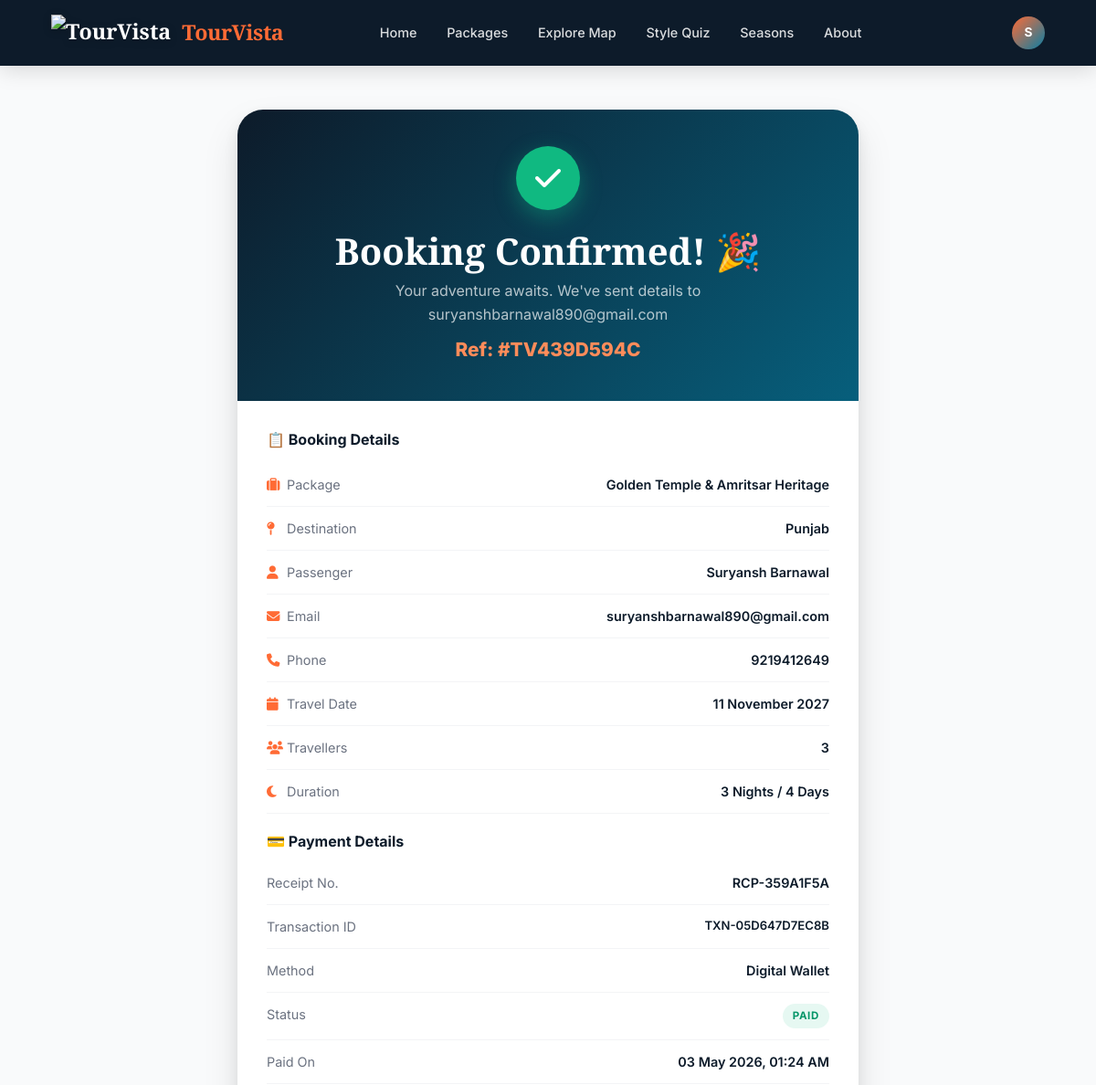
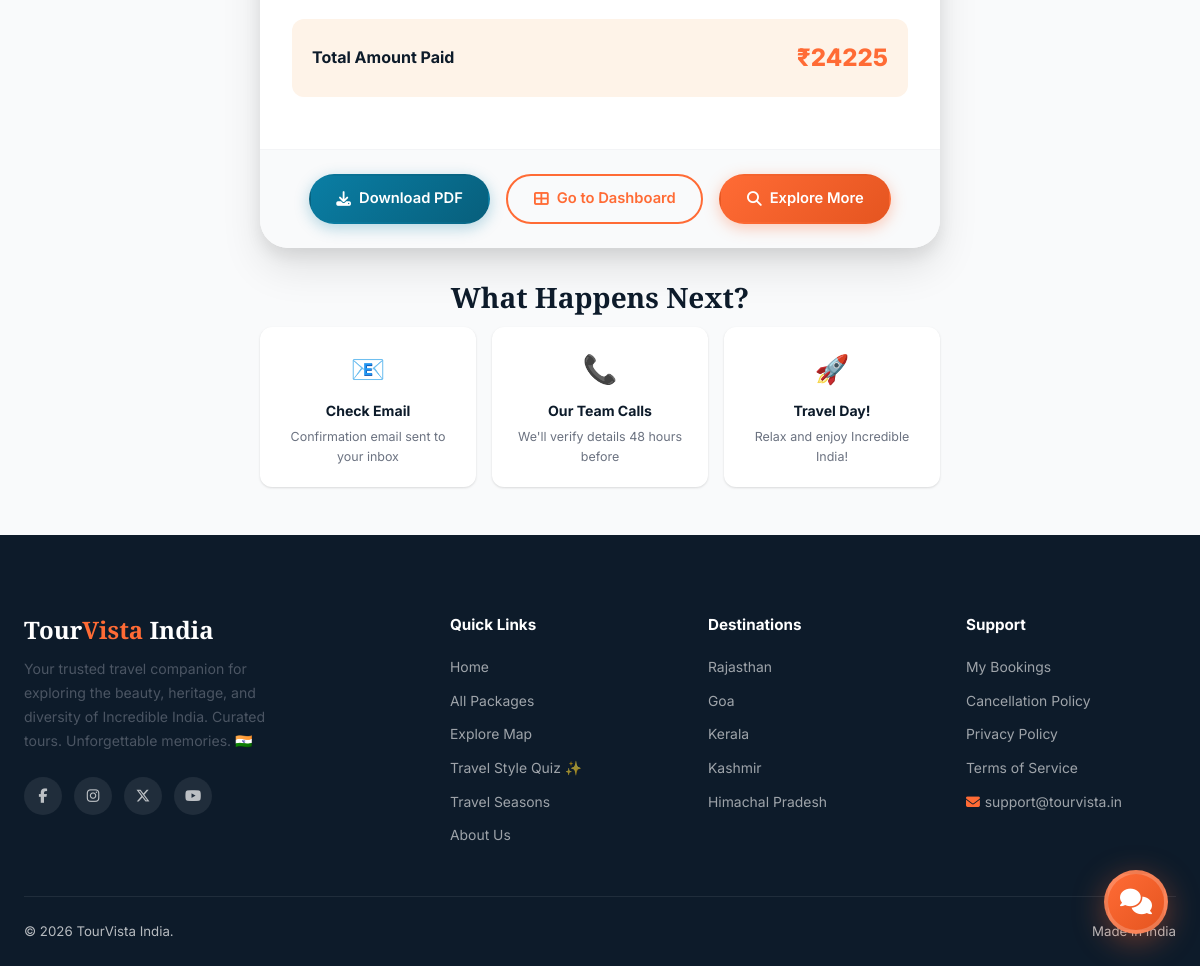
Page /bookings/receipt/TV439D594C/ (signed in) on the committed database (2 pictures, top to bottom).
### bookings/models.py (models this page shows, shortened)
class Booking(models.Model):
    booking_ref = models.CharField(max_length=12, unique=True, blank=True)
    user = models.ForeignKey(User, on_delete=models.CASCADE, related_name='bookings')
    package = models.ForeignKey(TourPackage, on_delete=models.CASCADE, related_name='bookings')
    first_name = models.CharField(max_length=50)
    last_name = models.CharField(max_length=50)
    email = models.EmailField()
    phone = models.CharField(max_length=15)
    num_travellers = models.PositiveIntegerField(default=1)
    travel_date = models.DateField()
    special_requests = models.TextField(blank=True)
    price_per_person = models.DecimalField(max_digits=10, decimal_places=2)
    total_amount = models.DecimalField(max_digits=12, decimal_places=2)
    status = models.CharField(max_length=20, choices=BOOKING_STATUS, default='pending')
    created_at = models.DateTimeField(auto_now_add=True)
    updated_at = models.DateTimeField(auto_now=True)
    class Meta:
        ordering = ['-created_at']
    @property
    def full_name(self):
        return f"{self.first_name} {self.last_name}"

class Payment(models.Model):
    booking = models.OneToOneField(Booking, on_delete=models.CASCADE, related_name='payment')
    amount = models.DecimalField(max_digits=12, decimal_places=2)
    method = models.CharField(max_length=20, choices=PAYMENT_METHOD, default='upi')
    status = models.CharField(max_length=20, choices=PAYMENT_STATUS, default='pending')
    transaction_id = models.CharField(max_length=100, unique=True, blank=True)
    card_last4 = models.CharField(max_length=4, blank=True)
    upi_id = models.CharField(max_length=100, blank=True)
    paid_at = models.DateTimeField(null=True, blank=True)
    receipt_number = models.CharField(max_length=20, unique=True, blank=True)

### core/models.py (models this page shows, shortened)
class TourPackage(models.Model):
    title = models.CharField(max_length=255)
    slug = models.SlugField(unique=True, blank=True)
    destination = models.ForeignKey(Destination, on_delete=models.SET_NULL, null=True, blank=True)
    state = models.CharField(max_length=50, choices=INDIAN_STATES, default='rajasthan')
    description = models.TextField()
    highlights = models.TextField(blank=True, help_text="One highlight per line")
    itinerary = models.TextField(blank=True, help_text="Day-wise itinerary")
    inclusions = models.TextField(blank=True)
    exclusions = models.TextField(blank=True)
    duration_days = models.PositiveIntegerField(default=3)
    max_group_size = models.PositiveIntegerField(default=20)
    price_per_person = models.DecimalField(max_digits=10, decimal_places=2)
    discount_percent = models.PositiveIntegerField(default=0)
    difficulty = models.CharField(max_length=20, choices=DIFFICULTY_LEVELS, default='easy')
    best_season = models.CharField(max_length=20, choices=SEASONS, default='all')
    transportation = models.CharField(max_length=30, choices=TRANSPORT_CHOICES, default='flight')
    accommodation = models.CharField(max_length=30, choices=ACCOMMODATION_CHOICES, default='hotel')
    hotel_name = models.CharField(max_length=255, blank=True, help_text="Specific hotel name, e.g. Taj Lake Palace")
    hotel_star_rating = models.PositiveIntegerField(
        null=True, blank=True,
        choices=[(i, f'{i} Star') for i in range(1, 6)],
        help_text="Hotel star rating 1–5"
    )
    transport_details = models.CharField(max_length=255, blank=True, help_text="e.g. Indigo Flight + Private Innova Crysta")
    main_image = models.ImageField(upload_to='packages/', null=True, blank=True)
    image_2 = models.ImageField(upload_to='packages/', null=True, blank=True)
    image_3 = models.ImageField(upload_to='packages/', null=True, blank=True)
    image_4 = models.ImageField(upload_to='packages/', null=True, blank=True)
    is_featured = models.BooleanField(default=False)
    is_active = models.BooleanField(default=True)
    created_at = models.DateTimeField(auto_now_add=True)
    updated_at = models.DateTimeField(auto_now=True)
    city_name = models.CharField(max_length=100, blank=True, help_text="City name for weather API (e.g. Jaipur)")
    class Meta:
        ordering = ['-is_featured', '-created_at']
    @property
    def nights(self):
        return self.duration_days - 1

### bookings/views.py (the view)
# urls.py: path('receipt/<str:booking_ref>/', views.receipt_view, name='receipt'),
@login_required
def receipt_view(request, booking_ref):
    booking = get_object_or_404(Booking, booking_ref=booking_ref, user=request.user)
    try:
        payment = booking.payment
    except Payment.DoesNotExist:
        payment = None
    context = {
        'booking': booking,
        'payment': payment,
        'package': booking.package,
    }
    return render(request, 'bookings/receipt.html', context)

### templates/bookings/receipt.html (shortened to what this page needs)
{% extends 'base.html' %}
{% load static %}
{% block content %}
<div class="receipt-page">
  <div class="container">
    <div id="confetti-container" style="position:fixed;top:0;left:0;width:100%;height:100%;pointer-events:none;z-index:9999"></div>
    <div class="receipt-card">
      <div class="receipt-header">
        <div class="check-icon"><i class="fas fa-check"></i></div>
        <h2>Booking Confirmed! 🎉</h2>
        <p>Your adventure awaits. We've sent details to {{ booking.email }}</p>
        <div class="receipt-ref">Ref: #{{ booking.booking_ref }}</div>
      </div>
      <div class="receipt-body">
        <h3 style="font-family:var(--font-body);font-size:1rem;font-weight:700;color:var(--navy);margin-bottom:1rem">
          📋 Booking Details
        </h3>
        <div class="receipt-row">
          <span class="label"><i class="fas fa-suitcase" style="width:18px;color:var(--saffron)"></i> Package</span>
          <span class="value">{{ booking.package.title }}</span>
        </div>
        <div class="receipt-row">
          <span class="label"><i class="fas fa-map-pin" style="width:18px;color:var(--saffron)"></i> Destination</span>
          <span class="value">{{ booking.package.get_state_display }}</span>
        </div>
        <div class="receipt-row">
          <span class="label"><i class="fas fa-user" style="width:18px;color:var(--saffron)"></i> Passenger</span>
          <span class="value">{{ booking.full_name }}</span>
        </div>
        <div class="receipt-row">
          <span class="label"><i class="fas fa-envelope" style="width:18px;color:var(--saffron)"></i> Email</span>
          <span class="value">{{ booking.email }}</span>
        </div>
        <div class="receipt-row">
          <span class="label"><i class="fas fa-phone" style="width:18px;color:var(--saffron)"></i> Phone</span>
          <span class="value">{{ booking.phone }}</span>
        </div>
        <div class="receipt-row">
          <span class="label"><i class="fas fa-calendar" style="width:18px;color:var(--saffron)"></i> Travel Date</span>
          <span class="value">{{ booking.travel_date|date:"d F Y" }}</span>
        </div>
        <div class="receipt-row">
          <span class="label"><i class="fas fa-users" style="width:18px;color:var(--saffron)"></i> Travellers</span>
          <span class="value">{{ booking.num_travellers }}</span>
        </div>
        <div class="receipt-row">
          <span class="label"><i class="fas fa-moon" style="width:18px;color:var(--saffron)"></i> Duration</span>
          <span class="value">{{ booking.package.nights }} Nights / {{ booking.package.duration_days }} Days</span>
        </div>
        {% if payment %}
        <h3 style="font-family:var(--font-body);font-size:1rem;font-weight:700;color:var(--navy);margin:1.25rem 0 .75rem">
          💳 Payment Details
        </h3>
        <div class="receipt-row">
          <span class="label">Receipt No.</span>
          <span class="value">{{ payment.receipt_number }}</span>
        </div>
        <div class="receipt-row">
          <span class="label">Transaction ID</span>
          <span class="value" style="font-size:.82rem">{{ payment.transaction_id }}</span>
        </div>
        <div class="receipt-row">
          <span class="label">Method</span>
          <span class="value">{{ payment.get_method_display }}</span>
        </div>
        <div class="receipt-row">
          <span class="label">Status</span>
          <span class="value"><span class="status-badge confirmed">Paid</span></span>
        </div>
        {% if payment.paid_at %}
        <div class="receipt-row">
          <span class="label">Paid On</span>
          <span class="value">{{ payment.paid_at|date:"d M Y, h:i A" }}</span>
        </div>
        {% endif %}
        {% endif %}
        <div class="receipt-total">
          <span class="label">Total Amount Paid</span>
          <span class="value">₹{{ booking.total_amount|floatformat:0 }}</span>
        </div>
      </div>
      <div class="receipt-footer">
        <a href="{% url 'bookings:download_receipt' booking.booking_ref %}" class="btn btn-teal">
          <i class="fas fa-download"></i> Download PDF
        </a>
        <a href="{% url 'accounts:dashboard' %}" class="btn btn-outline">
          <i class="fas fa-th-large"></i> Go to Dashboard
        </a>
        <a href="{% url 'core:packages' %}" class="btn btn-primary">
          <i class="fas fa-search"></i> Explore More
        </a>
      </div>
    </div>
    <div style="max-width:680px;margin:2rem auto 0;text-align:center">
      <h3 style="color:var(--navy);margin-bottom:.75rem">What Happens Next?</h3>
      <div style="display:grid;grid-template-columns:repeat(3,1fr);gap:1rem;text-align:center">
        {% for item in "123" %}
        <div style="background:white;border-radius:var(--radius);padding:1.25rem;box-shadow:var(--shadow-sm)">
          <div style="font-size:1.75rem;margin-bottom:.5rem">{% cycle '📧' '📞' '🚀' %}</div>
          <div style="font-weight:700;color:var(--navy);font-size:.88rem;margin-bottom:.3rem">{% cycle 'Check Email' 'Our Team Calls' 'Travel Day!' %}</div>
          <div style="font-size:.78rem;color:var(--gray-500)">{% cycle 'Confirmation email sent to your inbox' 'We\'ll verify details 48 hours before' 'Relax and enjoy Incredible India!' %}</div>
        </div>
        {% endfor %}
      </div>
    </div>
  </div>
</div>
{% endblock %}

### templates/base.html (shortened to what this page needs)
{% load static %}
<!DOCTYPE html>
<html lang="en">
<head>
  <link rel="stylesheet" href="https://cdnjs.cloudflare.com/ajax/libs/font-awesome/6.5.1/css/all.min.css">
  <link rel="stylesheet" href="{% static 'css/style.css' %}">
  <link rel="stylesheet" href="https://unpkg.com/leaflet@1.9.4/dist/leaflet.css">
  <link rel="stylesheet" href="https://unpkg.com/aos@2.3.1/dist/aos.css">
</head>
<body>
  <nav class="navbar {% block navbar_class %}solid{% endblock %}" id="main-navbar">
    <div class="container" style="display:flex;align-items:center;width:100%;gap:2rem">
      <a href="{% url 'core:home' %}" class="nav-brand" style="display:flex;align-items:center;gap:.75rem">
        <img src="{% static 'img/logo.png' %}" alt="TourVista"
          style="height:40px;width:auto;filter:drop-shadow(0 2px 4px rgba(0,0,0,.2))">
        <span style="font-family:'Playfair Display',serif;font-weight:700;letter-spacing:-0.02em">Tour<span
            style="color:var(--saffron)">Vista</span></span>
      </a>
      <div class="nav-links">
        <a href="{% url 'core:home' %}" {% if request.resolver_match.url_name == 'home' %}class="active" {% endif %}>Home</a>
        <a href="{% url 'core:packages' %}" {% if 'package' in request.resolver_match.url_name %}class="active" {% endif %}>Packages</a>
        <a href="{% url 'core:explore_map' %}">Explore Map</a>
        <a href="{% url 'features:quiz' %}" {% if request.resolver_match.url_name == 'quiz' %}class="active" {% endif %}>Style Quiz</a>
        <a href="{% url 'core:seasons' %}">Seasons</a>
        <a href="{% url 'core:about' %}">About</a>
      </div>
      <div class="nav-actions" style="margin-left:auto;flex-shrink:0">
        {% if user.is_authenticated %}
        <div class="nav-dropdown">
          <div class="nav-avatar" title="{{ user.username }}">
            {% if user.first_name %}{{ user.first_name.0|upper }}{% else %}{{ user.username.0|upper }}{% endif %}
          </div>
        </div>
        {% else %}
        <a href="{% url 'accounts:login' %}" class="btn btn-outline btn-sm"
          style="color:white;border-color:rgba(255,255,255,.4)">Login</a>
        <a href="{% url 'accounts:register' %}" class="btn btn-primary btn-sm">Sign Up Free</a>
        {% endif %}
      </div>
    </div>
  </nav>
  {% block content %}{% endblock %}
  <footer class="footer">
    <div class="container">
      <div class="footer-grid">
        <div class="footer-brand">
          <h3>Tour<span>Vista</span> India</h3>
          <p>Your trusted travel companion for exploring the beauty, heritage, and diversity of Incredible India.
            Curated tours. Unforgettable memories. 🇮🇳</p>
          <div class="footer-social">
            <a href="#" aria-label="Facebook"><i class="fab fa-facebook-f"></i></a>
            <a href="#" aria-label="Instagram"><i class="fab fa-instagram"></i></a>
            <a href="#" aria-label="Twitter"><i class="fab fa-x-twitter"></i></a>
            <a href="#" aria-label="YouTube"><i class="fab fa-youtube"></i></a>
          </div>
        </div>
        <div class="footer-col">
          <h4>Quick Links</h4>
          <ul>
            <li><a href="{% url 'core:home' %}">Home</a></li>
            <li><a href="{% url 'core:packages' %}">All Packages</a></li>
            <li><a href="{% url 'core:explore_map' %}">Explore Map</a></li>
            <li><a href="{% url 'features:quiz' %}">Travel Style Quiz ✨</a></li>
            <li><a href="{% url 'core:seasons' %}">Travel Seasons</a></li>
            <li><a href="{% url 'core:about' %}">About Us</a></li>
          </ul>
        </div>
        <div class="footer-col">
          <h4>Destinations</h4>
          <ul>
            <li><a href="{% url 'core:packages' %}?state=rajasthan">Rajasthan</a></li>
            <li><a href="{% url 'core:packages' %}?state=goa">Goa</a></li>
            <li><a href="{% url 'core:packages' %}?state=kerala">Kerala</a></li>
            <li><a href="{% url 'core:packages' %}?state=kashmir">Kashmir</a></li>
            <li><a href="{% url 'core:packages' %}?state=himachal_pradesh">Himachal Pradesh</a></li>
          </ul>
        </div>
        <div class="footer-col">
          <h4>Support</h4>
          <ul>
            <li><a href="{% url 'accounts:dashboard' %}">My Bookings</a></li>
            <li><a href="#">Cancellation Policy</a></li>
            <li><a href="#">Privacy Policy</a></li>
            <li><a href="#">Terms of Service</a></li>
            <li><a href="mailto:support@tourvista.in"><i class="fas fa-envelope"
                  style="margin-right:.3rem;color:#FF6B35"></i>support@tourvista.in</a></li>
          </ul>
        </div>
      </div>
      <div class="footer-bottom">
        <span>© {% now "Y" %} TourVista India.</span>
        <span>Made in India </span>
      </div>
    </div>
  </footer>
  <div class="chatbot-bubble">
    <button class="chatbot-toggle" id="chatbot-toggle" aria-label="Open chat assistant" aria-expanded="false">
      <i class="fas fa-comments"></i>
    </button>
  </div>
</body>
</html>

### rows in the picture
Booking: email "suryanshbarnawal890@gmail.com", booking_ref "TV439D594C", package "Golden Temple & Amritsar Heritage", package.state "Punjab", full_name "Suryansh Barnawal", phone "9219412649", travel_date "11 November 2027", num_travellers "3", package.nights "3", package.duration_days "4", total_amount "24225"
Payment: receipt_number "RCP-359A1F5A", transaction_id "TXN-05D647D7EC8B", method "Digital Wallet", paid_at "03 May 2026, 01:24 AM"

### other values in the picture
{{ user.first_name.0|upper }} "S"
